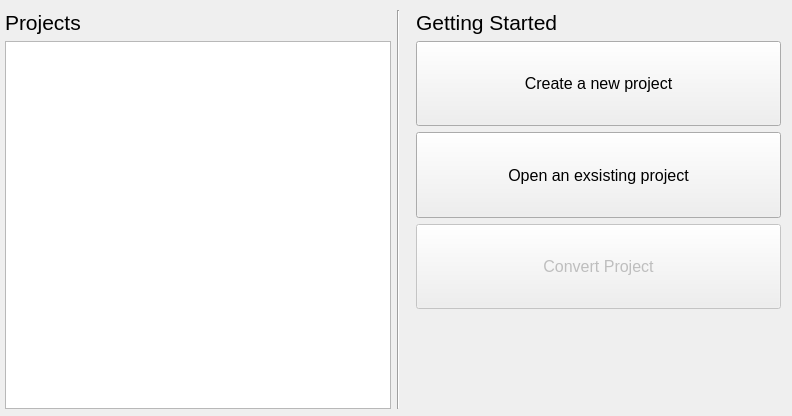
<?xml version="1.0" encoding="UTF-8"?>
<ui version="4.0">
 <class>noggitRedProjectPage</class>
 <widget class="QMainWindow" name="noggitRedProjectPage">
  <property name="windowModality">
   <enum>Qt::NonModal</enum>
  </property>
  <property name="geometry">
   <rect>
    <x>0</x>
    <y>0</y>
    <width>792</width>
    <height>416</height>
   </rect>
  </property>
  <property name="windowTitle">
   <string>Noggit Red Project Selection</string>
  </property>
   <property name="windowIcon">
     <iconset>
       <normalon>:/icon</normalon>
     </iconset>
   </property>
   <widget class="QWidget" name="centralwidget">
   <widget class="QWidget" name="horizontalLayoutWidget">
    <property name="geometry">
     <rect>
      <x>0</x>
      <y>0</y>
      <width>791</width>
      <height>419</height>
     </rect>
    </property>
    <layout class="QHBoxLayout" name="horizontalLayout">
     <property name="topMargin">
      <number>10</number>
     </property>
     <property name="bottomMargin">
      <number>10</number>
     </property>
     <item>
      <spacer name="horizontalSpacer">
       <property name="orientation">
        <enum>Qt::Horizontal</enum>
       </property>
       <property name="sizeType">
        <enum>QSizePolicy::Fixed</enum>
       </property>
       <property name="sizeHint" stdset="0">
        <size>
         <width>5</width>
         <height>5</height>
        </size>
       </property>
      </spacer>
     </item>
     <item>
      <layout class="QVBoxLayout" name="verticalLayout_2">
       <item>
        <widget class="QLabel" name="label">
         <property name="sizePolicy">
          <sizepolicy hsizetype="Fixed" vsizetype="Fixed">
           <horstretch>0</horstretch>
           <verstretch>0</verstretch>
          </sizepolicy>
         </property>
         <property name="font">
          <font>
           <pointsize>16</pointsize>
          </font>
         </property>
         <property name="text">
          <string>Projects</string>
         </property>
        </widget>
       </item>
       <item>
        <widget class="QListWidget" name="listView">
         <property name="sizePolicy">
          <sizepolicy hsizetype="Preferred" vsizetype="Preferred">
           <horstretch>0</horstretch>
           <verstretch>0</verstretch>
          </sizepolicy>
         </property>
        </widget>
       </item>
      </layout>
     </item>
     <item>
      <widget class="Line" name="line">
       <property name="orientation">
        <enum>Qt::Vertical</enum>
       </property>
      </widget>
     </item>
     <item>
      <layout class="QVBoxLayout" name="verticalLayout">
       <property name="sizeConstraint">
        <enum>QLayout::SetFixedSize</enum>
       </property>
       <property name="leftMargin">
        <number>0</number>
       </property>
       <item>
        <layout class="QGridLayout" name="gridLayout">
         <property name="leftMargin">
          <number>10</number>
         </property>
         <property name="rightMargin">
          <number>10</number>
         </property>
         <item row="3" column="0">
          <widget class="QToolButton" name="button_convert_project">
           <property name="enabled">
            <bool>false</bool>
           </property>
           <property name="sizePolicy">
            <sizepolicy hsizetype="Preferred" vsizetype="Preferred">
             <horstretch>0</horstretch>
             <verstretch>0</verstretch>
            </sizepolicy>
           </property>
           <property name="font">
            <font>
             <pointsize>12</pointsize>
            </font>
           </property>
           <property name="text">
            <string>Convert Project</string>
           </property>
           <property name="iconSize">
            <size>
             <width>64</width>
             <height>64</height>
            </size>
           </property>
           <property name="checkable">
            <bool>false</bool>
           </property>
           <property name="popupMode">
            <enum>QToolButton::DelayedPopup</enum>
           </property>
           <property name="toolButtonStyle">
            <enum>Qt::ToolButtonTextBesideIcon</enum>
           </property>
           <property name="autoRaise">
            <bool>false</bool>
           </property>
           <property name="arrowType">
            <enum>Qt::NoArrow</enum>
           </property>
          </widget>
         </item>
         <item row="0" column="0">
          <widget class="QLabel" name="label_2">
           <property name="sizePolicy">
            <sizepolicy hsizetype="Preferred" vsizetype="Fixed">
             <horstretch>0</horstretch>
             <verstretch>0</verstretch>
            </sizepolicy>
           </property>
           <property name="font">
            <font>
             <pointsize>16</pointsize>
            </font>
           </property>
           <property name="acceptDrops">
            <bool>false</bool>
           </property>
           <property name="text">
            <string>Getting Started</string>
           </property>
           <property name="wordWrap">
            <bool>false</bool>
           </property>
          </widget>
         </item>
         <item row="5" column="0">
          <spacer name="verticalSpacer">
           <property name="orientation">
            <enum>Qt::Vertical</enum>
           </property>
           <property name="sizeType">
            <enum>QSizePolicy::Fixed</enum>
           </property>
           <property name="sizeHint" stdset="0">
            <size>
             <width>20</width>
             <height>100</height>
            </size>
           </property>
          </spacer>
         </item>
         <item row="1" column="0">
          <widget class="QToolButton" name="button_create_new_project">
           <property name="sizePolicy">
            <sizepolicy hsizetype="Preferred" vsizetype="Preferred">
             <horstretch>0</horstretch>
             <verstretch>0</verstretch>
            </sizepolicy>
           </property>
           <property name="font">
            <font>
             <pointsize>12</pointsize>
            </font>
           </property>
           <property name="text">
            <string>Create a new project</string>
           </property>
           <property name="iconSize">
            <size>
             <width>64</width>
             <height>64</height>
            </size>
           </property>
           <property name="checkable">
            <bool>false</bool>
           </property>
           <property name="popupMode">
            <enum>QToolButton::DelayedPopup</enum>
           </property>
           <property name="toolButtonStyle">
            <enum>Qt::ToolButtonTextBesideIcon</enum>
           </property>
           <property name="autoRaise">
            <bool>false</bool>
           </property>
           <property name="arrowType">
            <enum>Qt::NoArrow</enum>
           </property>
          </widget>
         </item>
         <item row="2" column="0">
          <widget class="QToolButton" name="button_open_existing_project">
           <property name="sizePolicy">
            <sizepolicy hsizetype="Preferred" vsizetype="Preferred">
             <horstretch>0</horstretch>
             <verstretch>0</verstretch>
            </sizepolicy>
           </property>
           <property name="font">
            <font>
             <pointsize>12</pointsize>
            </font>
           </property>
           <property name="acceptDrops">
            <bool>false</bool>
           </property>
           <property name="autoFillBackground">
            <bool>false</bool>
           </property>
           <property name="text">
            <string>Open an exsisting project</string>
           </property>
           <property name="iconSize">
            <size>
             <width>64</width>
             <height>64</height>
            </size>
           </property>
           <property name="checkable">
            <bool>false</bool>
           </property>
           <property name="popupMode">
            <enum>QToolButton::DelayedPopup</enum>
           </property>
           <property name="toolButtonStyle">
            <enum>Qt::ToolButtonTextBesideIcon</enum>
           </property>
           <property name="autoRaise">
            <bool>false</bool>
           </property>
           <property name="arrowType">
            <enum>Qt::NoArrow</enum>
           </property>
          </widget>
         </item>
        </layout>
       </item>
      </layout>
     </item>
    </layout>
   </widget>
  </widget>
 </widget>
 <resources/>
 <connections/>
</ui>
